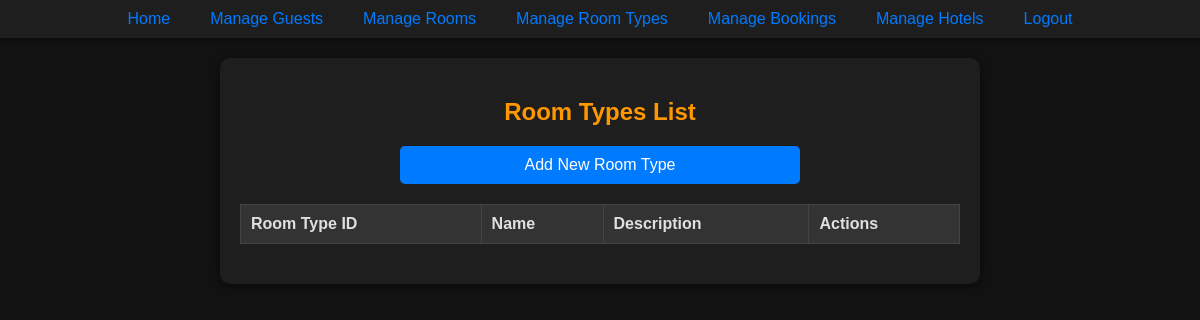
The app's page /php/viewRoomTypes.php (signed in), older data.
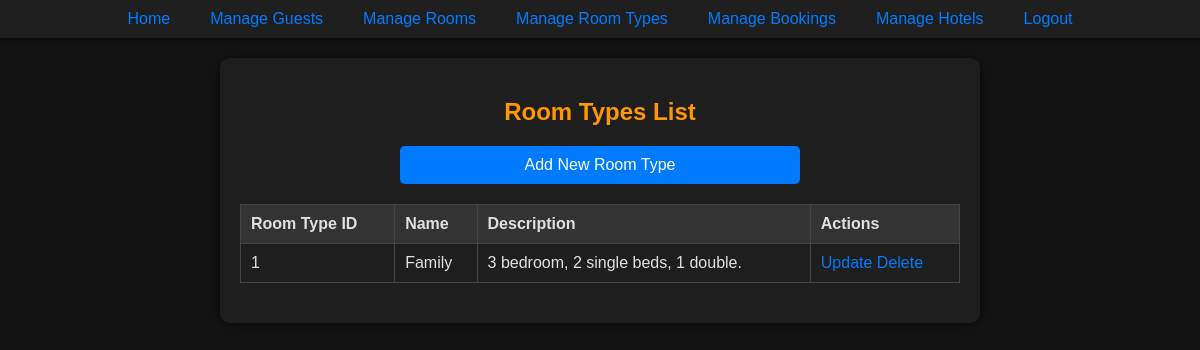
The same page, newer data.
### tables this page shows
CREATE TABLE "RoomType" (
	"roomTypeID"	INTEGER,
	"roomTypeName"	VARCHAR(50) NOT NULL,
	"description"	VARCHAR(200),
	PRIMARY KEY("roomTypeID")
);

### php/viewRoomTypes.php (the view, shortened to what this page needs)
<?php
include '../components/NavBar.php';
try {
    $stmt = $pdo->query('SELECT * FROM RoomType');
    $roomTypes = $stmt->fetchAll(PDO::FETCH_ASSOC);
} catch (PDOException $e) {
    echo 'Database error: ' . $e->getMessage();
    exit;
}
?>
<!DOCTYPE html>
<html lang="en">
<head>
    <link rel="stylesheet" href="../css/styles.css">
</head>
<body>
    <div class="form-container">
        <h2 class="center-text">Room Types List</h2>
        <div class="center-text" style="margin-bottom: 20px;">
            <a href="createRoomTypePage.php" class="form-button half-width-button">Add New Room Type</a>
        </div>
        <table>
            <thead>
                <tr>
                    <th>Room Type ID</th>
                    <th>Name</th>
                    <th>Description</th>
                    <th>Actions</th>
                </tr>
            </thead>
            <tbody>
                <?php foreach ($roomTypes as $roomType): ?>
                    <tr>
                        <td><?= htmlspecialchars($roomType['roomTypeID']) ?></td>
                        <td><?= htmlspecialchars($roomType['roomTypeName']) ?></td>
                        <td><?= htmlspecialchars($roomType['description']) ?></td>
                        <td>
                            <a href="updateRoomTypePage.php?roomTypeID=<?= $roomType['roomTypeID'] ?>">Update</a>
                            <a href="deleteRoomType.php?roomTypeID=<?= $roomType['roomTypeID'] ?>" onclick="return confirm('Are you sure you want to delete this room type?')">Delete</a>
                        </td>
                    </tr>
                <?php endforeach; ?>
            </tbody>
        </table>
    </div>
</body>
</html>

Row changes from the older to the newer data that the page shows:
added roomtype: roomTypeID "1", roomTypeName "Family", description "3 bedroom, 2 single beds, 1 double."
